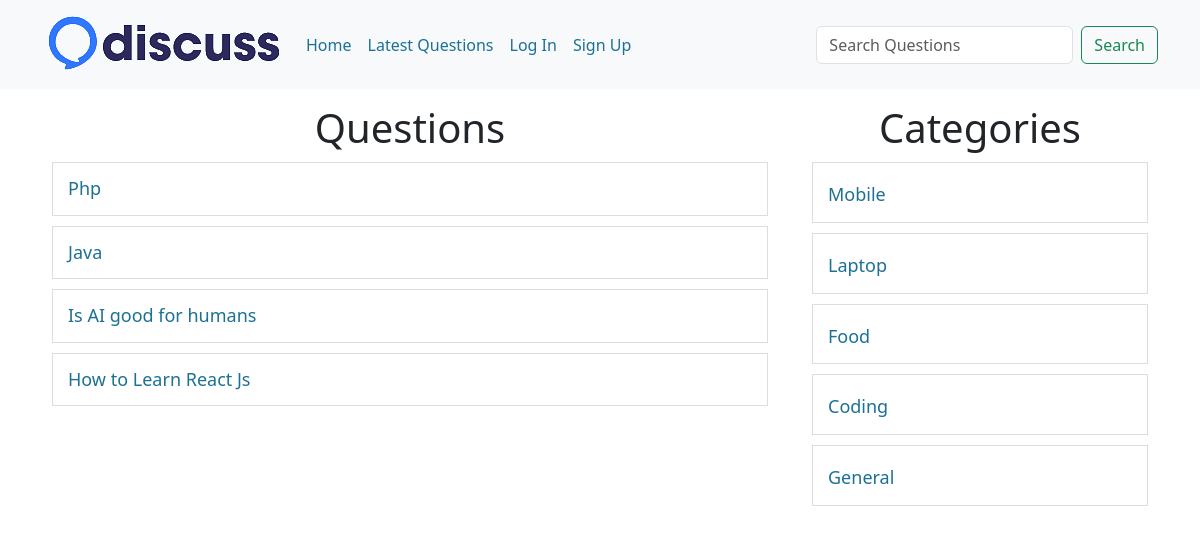
Screenshot of /?c-id=4 with the database file from the repository.
### tables this page shows
CREATE TABLE IF NOT EXISTS `questions` (
  `id` int NOT NULL AUTO_INCREMENT,
  `title` varchar(255) NOT NULL,
  `description` varchar(255) NOT NULL,
  `category_id` int NOT NULL,
  `user_id` int NOT NULL,
  `created_at` datetime NOT NULL DEFAULT CURRENT_TIMESTAMP,
  PRIMARY KEY (`id`)
);

CREATE TABLE IF NOT EXISTS `category` (
  `id` int NOT NULL AUTO_INCREMENT,
  `name` varchar(100) NOT NULL,
  `created_at` datetime NOT NULL DEFAULT CURRENT_TIMESTAMP,
  PRIMARY KEY (`id`)
);

### client/categorylist.php (the view)
<div>
    <h1 class="heading margin-top-15">Categories</h1>
    <?php
    include("./common/connection.php");
    $query = "SELECT * FROM `category`";
    $result = mysqli_query($conn, $query);
    foreach ($result as $row) {
        $name = ucfirst($row['name']);
        $id = $row['id'];
        echo "<div class='row category-list'>
                <h4><a href='?c-id=$id'>$name</a></h4>
             </div>";
    }
    ?>
</div>

### client/questions.php (shortened to what this page needs)
<div class="container">
    <div class="row">
        <div class="col-8">
            <h1 class="heading margin-top-15">Questions</h1>
            <?php
            include("./common/connection.php");
            if(isset($_GET["c-id"])){
                $query = "SELECT * FROM `questions` WHERE category_id = $cid";
            } elseif (isset($_GET["u-id"])) {
                $query = "SELECT * FROM `questions` WHERE user_id = $uid";
            } elseif (isset($_GET["latest"])) {
                $query = "SELECT * FROM `questions` order by id desc";
            } elseif (isset($_GET["search"])) {
                $query = "SELECT * FROM `questions` WHERE `title` LIKE '%$search%'";
            } else {
                $query = "SELECT * FROM `questions`";
            }
            $result = mysqli_query($conn, $query);
            foreach ($result as $row) {
                $title = $row['title'];
                $id = $row['id'];
                echo "<div class='row question-list'>
                    <h4 class='my-questions'><a href='?q-id=$id'>$title</a>";
                    echo "</h4></div>";
            }
            ?>
        </div>
        <div class="col-4">
            <?php
                include("categorylist.php");
            ?>
        </div>
    </div>
</div>

### public/style.css (style rules this page uses)
a { color: #1c7194 !important; }
.heading { text-align: center; }
.margin-top-15 { margin-top: 15px; }
.question-list, .category-list { border: 1px solid #ddd; padding: 15px; margin: 10px; }
.question-list h4, .question-title h4, .category-list h4 { padding: 0; margin: 0; }
.question-list a, .question-title, .category-list a { font-size: 18px; text-decoration: none; color: #1c7194 !important; }
.my-questions { display: flex; justify-content: space-between; }

### rows the page displays
questions: title "Php"
questions: title "Java"
questions: title "Is AI good for humans"
questions: title "How to Learn React Js"
category: name "Mobile"
category: name "Laptop"
category: name "Food"
category: name "Coding"
category: name "General"
